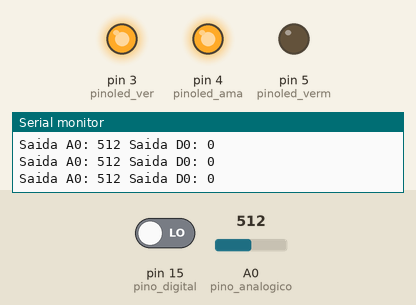
Recording of a sketch running on a simulated Arduino Uno, built with avr-gcc and run on an emulated ATmega328P. On the bench: output pins drawn as LEDs (lit = HIGH), the last lines printed to the serial monitor. Inputs (shaded band) come from the test bench; at power-on: A0 (pino_analogico) = 512, pin 15 (pino_digital) LOW.

Above: at 1.2 s.
1.3 s: A0 (pino_analogico) set to 684
4.3 s: A0 (pino_analogico) set to 700
At 5.3 s:
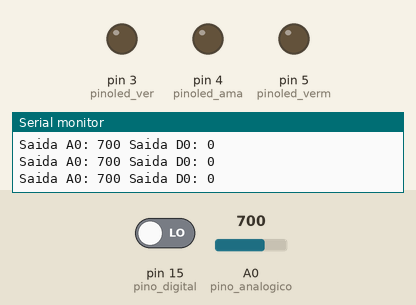
7.3 s: A0 (pino_analogico) set to 716
At 7.8 s:
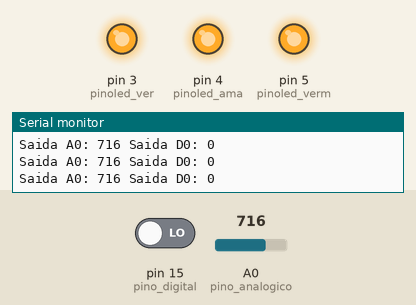
10.3 s: A0 (pino_analogico) set to 291
At 10.79 s:
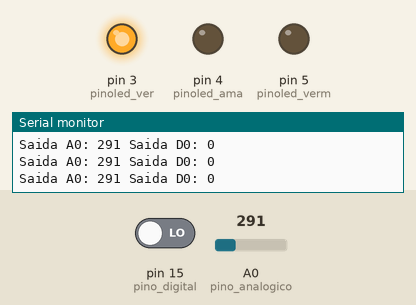
13.3 s: A0 (pino_analogico) set to 300
At 14.4 s:
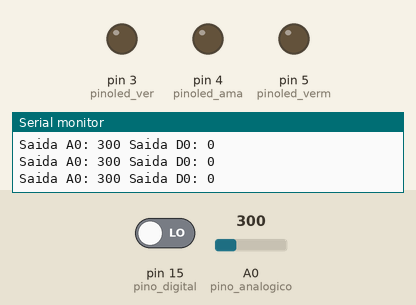
14.8 s: A0 (pino_analogico) set to 306
At 15.28 s:
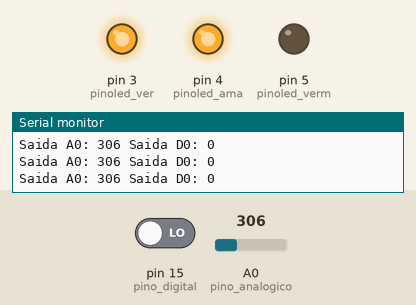
Timing chart, 0 to 17.8 s (numbered marks = the images above; inputs shaded):
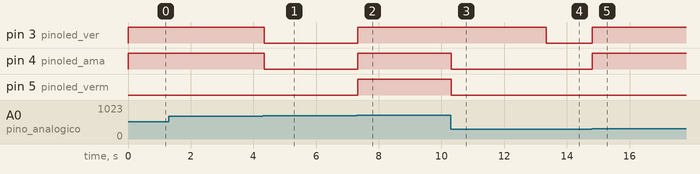

The sketch:

KY-038_Sample.ino
```cpp
/* Original code in  https://www.arduinoecia.com.br/2015/07/sensor-de-som-ky-038-microfone-arduino.html */

//Programa: Sensor de som KY-038
//Autor: Arduino e Cia

//Definicao pinos leds
int pinoled_ver = 3;
int pinoled_ama = 4;
int pinoled_verm = 5;

//Definicao pinos sensor
int pino_analogico = A0;
int pino_digital = 15;

int valor_A0 = 0;
int valor_D = 0;

void setup()
{
  Serial.begin(9600);
  Serial.print("Start");
  //Define pinos led como saida
  pinMode(pinoled_ver, OUTPUT);
  pinMode(pinoled_ama, OUTPUT);
  pinMode(pinoled_verm, OUTPUT);
  //Define pinos sensor como entrada
  pinMode(pino_analogico, INPUT);
  pinMode(pino_digital, INPUT);
}

void loop()
{
  valor_A0 = analogRead(pino_analogico);
  valor_D = digitalRead(pino_digital);
  Serial.print("Saida A0: ");
  Serial.print(valor_A0);
  Serial.print(" Saida D0: ");
  Serial.println(valor_D);
  //Intensidade baixa
  if (valor_A0 > 20 && valor_A0 < 300)
  {
    digitalWrite(pinoled_ver, HIGH);
    digitalWrite(pinoled_ama, LOW);
    digitalWrite(pinoled_verm, LOW);
  }
  //Intensidade media
  if (valor_A0 > 301 && valor_A0 < 700)
  {
    digitalWrite(pinoled_ver, HIGH);
    digitalWrite(pinoled_ama, HIGH);
    digitalWrite(pinoled_verm, LOW);
  }
  //Intensidade alta
  if (valor_A0 > 701)
  {
    digitalWrite(pinoled_ver, HIGH);
    digitalWrite(pinoled_ama, HIGH);
    digitalWrite(pinoled_verm, HIGH);
  }
  delay(50);
  //Apaga todos os leds
  digitalWrite(pinoled_ver, LOW);
  digitalWrite(pinoled_ama, LOW);
  digitalWrite(pinoled_verm, LOW);
}
```

Measured:
- the behaviour switches between 699 and 700 on A0 (pino_analogico) (found by bisection; images 0 and 1)
- the behaviour switches between 299 and 300 on A0 (pino_analogico) (found by bisection; images 3 and 4)
- after the input at 4.3 s, pin 3 (pinoled_ver), pin 4 (pinoled_ama): HIGH → LOW after 0.05 s
- after the input at 7.3 s, pin 3 (pinoled_ver), pin 4 (pinoled_ama), pin 5 (pinoled_verm): LOW → HIGH at once
- after the input at 10.3 s, pin 4 (pinoled_ama), pin 5 (pinoled_verm): HIGH → LOW at once
- after the input at 13.3 s, pin 3 (pinoled_ver): HIGH → LOW at once
- after the input at 14.8 s, pin 3 (pinoled_ver), pin 4 (pinoled_ama): LOW → HIGH at once
